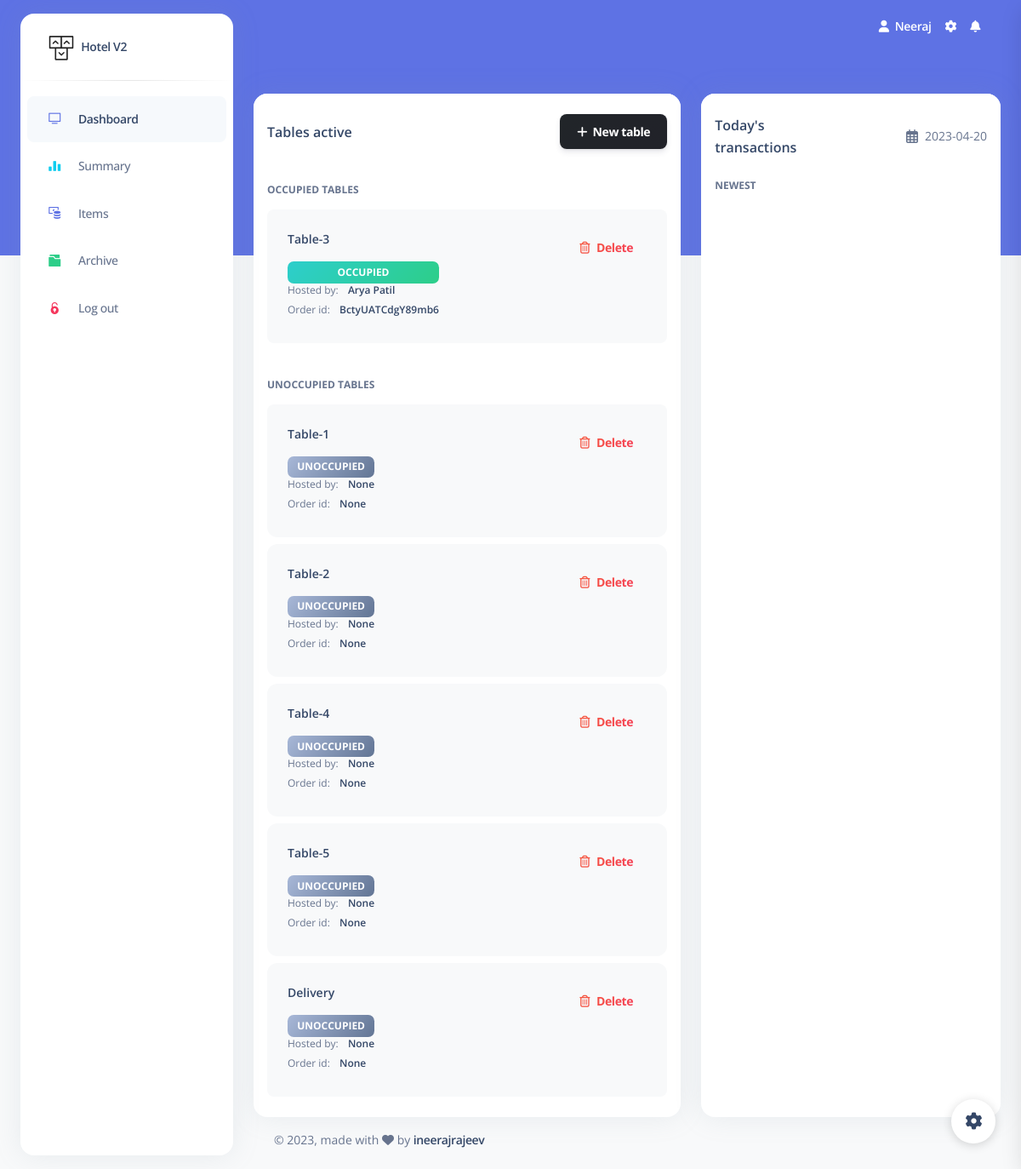
The page /admin_dashboard (signed in) on the database its author committed.
### app.py (models this page shows, shortened)
class user_details(db.Model, UserMixin):
    id = db.Column(db.Integer, unique=True, nullable=False, primary_key=True, autoincrement=True)
    name = db.Column(db.String(80), nullable=False)
    surname = db.Column(db.String(80))
    username = db.Column(db.String(80), unique=True, nullable=False)
    email = db.Column(db.String(120), unique=True)
    password = db.Column(db.String(80), nullable=False)
    phone = db.Column(db.Integer)
    role = db.Column(db.String(120), nullable=False)
    date_created = db.Column(db.DateTime, default=datetime.utcnow)

class tables(db.Model):
    table_id = db.Column(db.Integer, primary_key=True)
    name = db.Column(db.String(80), unique=True, nullable=False)
    status = db.Column(db.String(80), nullable=False)
    user = db.Column(db.String(120), db.ForeignKey('user_details.id'))
    order_id = db.Column(db.String(80))

### app.py (the view, shortened to what this page needs)
    @app.route('/admin_dashboard')
    @login_required
    def admin_dashboard():
        if current_user.role == '0':
            date_time = datetime.now()
            date = date_time.strftime("%Y-%m-%d")
            invoices_data = {}
            unique_invoices = invoices.query.with_entities(invoices.invoice_id).distinct().all()
            tables_occupied = db.session.query(tables, user_details).filter(tables.status == '1').join(user_details, tables.user == user_details.id).add_columns(tables.name, tables.table_id, tables.status, user_details.name, user_details.surname, tables.order_id).all()
            tables_unoccupied = tables.query.filter_by(status=0).all()
            data = {
                'tables_occupied': [tables_occupied, len(tables_occupied)],
                'tables_unoccupied': [tables_unoccupied, len(tables_unoccupied)],
                'date': str(date).split()[0],
                'invoices': invoices_data
            }
            return render_template('admin_dashboard.html', data=data)
        flash('You are not authorized to view this page')
        return redirect(url_for('logout'))

### app.py (called while the page is built)
@login_manager.user_loader
def user_loader(id):
    return user_details.query.get(id)

### templates/admin_dashboard.html (shortened to what this page needs)
{% extends 'base.html' %}
{% block content %}
    <div class="container-fluid py-4">
          <div class="row">
            <div class="col-md-7 mt-4">
              <div class="card">
                <div class="card-header pb-0 px-3">
                  <div class="row">
                    <div class="col-6 d-flex align-items-center">
                      <h6 class="mb-0">Tables active</h6>
                    </div>
                    <div class="col-6 text-end">
                    <button type="button" class="btn bg-gradient-dark mb-0" data-bs-toggle="modal" data-bs-target="#exampleModal">
                      <i class="fas fa-plus"></i>&nbsp;&nbsp;New table
                    </button>
                    </div>
                  </div>
                </div>
                <div class="card-body pt-4 p-3">
                <h6 class="text-uppercase text-body text-xs font-weight-bolder my-3">Occupied tables</h6>
                  <ul class="list-group">
                      {% for table in data['tables_occupied'][0] %}
                    <li class="list-group-item border-0 d-flex p-4 mb-2 bg-gray-100 border-radius-lg">
                      <div class="d-flex flex-column">
                        <h6 class="mb-3 text-sm">{{ table[0].name }}</h6>
                          <span class="badge badge-sm bg-gradient-success">Occupied</span>
                        <span class="mb-2 text-xs">Hosted by: <span class="text-dark font-weight-bold ms-sm-2">{{ table.name }} {{ table.surname }}</span></span>
                        <span class="mb-2 text-xs">Order id: <span class="text-dark ms-sm-2 font-weight-bold">{{ table.order_id }}</span></span>
                      </div>
                      <div class="ms-auto text-end">
                        <a class="btn btn-link text-danger text-gradient px-3 mb-0" href="/delete_table/{{ table.table_id }}"><i class="far fa-trash-alt me-2"></i>Delete</a>
                      </div>
                    </li>
                     {% endfor %}
                  </ul>
                <hr>
                <h6 class="text-uppercase text-body text-xs font-weight-bolder my-3">Unoccupied tables</h6>
                  <ul class="list-group">
                      {% for table in data['tables_unoccupied'][0] %}
                    <li class="list-group-item border-0 d-flex p-4 mb-2 bg-gray-100 border-radius-lg">
                      <div class="d-flex flex-column">
                        <h6 class="mb-3 text-sm">{{ table.name }}</h6>
                          <span class="badge badge-sm bg-gradient-secondary">Unoccupied</span>
                        <span class="mb-2 text-xs">Hosted by: <span class="text-dark font-weight-bold ms-sm-2">{{ table.user }}</span></span>
                        <span class="mb-2 text-xs">Order id: <span class="text-dark ms-sm-2 font-weight-bold">{{ table.order_id }}</span></span>
                      </div>
                      <div class="ms-auto text-end">
                        <a class="btn btn-link text-danger text-gradient px-3 mb-0" href="/delete_table/{{ table.table_id }}"><i class="far fa-trash-alt me-2"></i>Delete</a>
                      </div>
                    </li>
                     {% endfor %}
                  </ul>
                </div>
              </div>
            </div>
            <div class="col-md-5 mt-4">
              <div class="card h-100 mb-4">
                <div class="card-header pb-0 px-3">
                  <div class="row">
                    <div class="col-md-6">
                      <h6 class="mb-0">Today's transactions</h6>
                    </div>
                    <div class="col-md-6 d-flex justify-content-end align-items-center">
                      <i class="far fa-calendar-alt me-2"></i>
                      <small>{{ data['date'] }}</small>
                    </div>
                  </div>
                </div>
                <div class="card-body pt-4 p-3">
                  <h6 class="text-uppercase text-body text-xs font-weight-bolder mb-3">Newest</h6>
                </div>
              </div>
            </div>
          </div>
          <footer class="footer pt-3  ">
            <div class="container-fluid">
              <div class="row align-items-center justify-content-lg-between">
                <div class="col-lg-6 mb-lg-0 mb-4">
                  <div class="copyright text-center text-sm text-muted text-lg-start">
                    © ,
                    made with <i class="fa fa-heart"></i> by
                    <a href="https://bit.ly/ineerajrajeev" class="font-weight-bold" target="_blank">ineerajrajeev</a>
                  </div>
                </div>
              </div>
            </div>
          </footer>
        </div>
{% endblock %}

### templates/base.html (shortened to what this page needs)
<!DOCTYPE html>
<html lang="en">
<head>
  <link href="{{ url_for('static', filename='css/nucleo-icons.css') }}" rel="stylesheet" />
  <link href="{{ url_for('static', filename='css/nucleo-svg.css') }}" rel="stylesheet" />
<link rel="stylesheet" href="https://cdnjs.cloudflare.com/ajax/libs/selectize.js/0.12.6/css/selectize.bootstrap3.min.css" />
  <link href="{{ url_for('static', filename='css/nucleo-svg.css') }}" rel="stylesheet" />
  <link id="pagestyle" href="{{ url_for('static', filename='css/argon-dashboard.css') }}" rel="stylesheet" />
</head>
<body class="g-sidenav-show   bg-gray-100">
  <aside class="sidenav bg-white navbar navbar-vertical navbar-expand-xs border-0 border-radius-xl my-3 fixed-start ms-4 " id="sidenav-main">
    <div class="sidenav-header">
      <a class="navbar-brand m-0" href=" https://demos.creative-tim.com/argon-dashboard/pages/dashboard.html " target="_blank">
        <img src="{{ url_for('static', filename='img/logo-ct-dark.png') }}" class="navbar-brand-img h-100" alt="main_logo">
        <span class="ms-1 font-weight-bold">Hotel V2</span>
      </a>
    </div>
    <hr class="horizontal dark mt-0">
    <div class="collapse navbar-collapse  w-auto " id="sidenav-collapse-main">
      <ul class="navbar-nav">
        <li class="nav-item">
          <a class="nav-link active" href="/dashboard">
            <div class="icon icon-shape icon-sm border-radius-md text-center me-2 d-flex align-items-center justify-content-center">
              <i class="ni ni-tv-2 text-primary text-sm opacity-10"></i>
            </div>
            <span class="nav-link-text ms-1">Dashboard</span>
          </a>
        </li>
      <li class="nav-item">
          <a class="nav-link {% block summary %}{% endblock %}" href="/summary">
            <div class="icon icon-shape icon-sm border-radius-md text-center me-2 d-flex align-items-center justify-content-center">
              <i class="ni ni-chart-bar-32 text-info text-sm opacity-10"></i>
            </div>
            <span class="nav-link-text ms-1">Summary</span>
          </a>
        </li>
      <li class="nav-item">
          <a class="nav-link {% block items %}{% endblock %}" href="/items">
            <div class="icon icon-shape icon-sm border-radius-md text-center me-2 d-flex align-items-center justify-content-center">
              <i class="ni ni-money-coins text-primary text-sm opacity-10"></i>
            </div>
            <span class="nav-link-text ms-1">Items</span>
          </a>
        </li>
      <li class="nav-item">
          <a class="nav-link {% block archive %}{% endblock %}" href="/archive_item">
            <div class="icon icon-shape icon-sm border-radius-md text-center me-2 d-flex align-items-center justify-content-center">
              <i class="ni ni-folder-17 text-success text-sm opacity-10"></i>
            </div>
            <span class="nav-link-text ms-1">Archive</span>
          </a>
        </li>
      <li class="nav-item">
          <a class="nav-link " href="/logout">
            <div class="icon icon-shape icon-sm border-radius-md text-center me-2 d-flex align-items-center justify-content-center">
              <i class="ni ni-lock-circle-open text-danger text-sm opacity-10"></i>
            </div>
            <span class="nav-link-text ms-1">Log out</span>
          </a>
        </li>
      </ul>
    </div>
  </aside>
  <main class="main-content position-relative border-radius-lg ">
    <nav class="navbar navbar-main navbar-expand-lg px-0 mx-4 shadow-none border-radius-xl " id="navbarBlur" data-scroll="false">
      <div class="container-fluid py-1 px-3">
        <div class="collapse navbar-collapse mt-sm-0 mt-2 me-md-0 me-sm-4" id="navbar">
          <ul class="navbar-nav  justify-content-end">
            <li class="nav-item d-flex align-items-center">
              <a href="javascript:;" class="nav-link text-white font-weight-bold px-0">
                <i class="fa fa-user me-sm-1"></i>
                <span class="d-sm-inline d-none">{{ current_user.name }}</span>
              </a>
            </li>
            <li class="nav-item px-3 d-flex align-items-center">
              <a href="javascript:;" class="nav-link text-white p-0">
                <i class="fa fa-cog fixed-plugin-button-nav cursor-pointer"></i>
              </a>
            </li>
            <li class="nav-item dropdown pe-2 d-flex align-items-center">
              <a href="javascript:;" class="nav-link text-white p-0" id="dropdownMenuButton" data-bs-toggle="dropdown" aria-expanded="false">
                <i class="fa fa-bell cursor-pointer"></i>
              </a>
            </li>
          </ul>
        </div>
      </div>
    </nav>
    {% block content %}
    {% endblock %}
  </main>
  <div class="fixed-plugin">
    <a class="fixed-plugin-button text-dark position-fixed px-3 py-2">
      <i class="fa fa-cog py-2"> </i>
    </a>
  </div>
</body>
</html>

### static/css/nucleo-svg.css (style rules this page uses)
.icon { display: inline-block; color: #111111; height: 1em; width: 1em; }
.icon-sm { height: 0.8em; width: 0.8em; }
.icon { fill: currentColor; stroke: none; }

### rows shown on the page
user_details: name "Neeraj"
tables: name "Table-3", name "Arya", surname "Patil", order_id "BctyUATCdgY89mb6"
tables: name "Table-1", user "None", order_id "None"
tables: name "Table-2", user "None", order_id "None"
tables: name "Table-4", user "None", order_id "None"
tables: name "Table-5", user "None", order_id "None"
tables: name "Delivery", user "None", order_id "None"

### other values the page prints
{{ data['date'] }} "2023-04-20"
